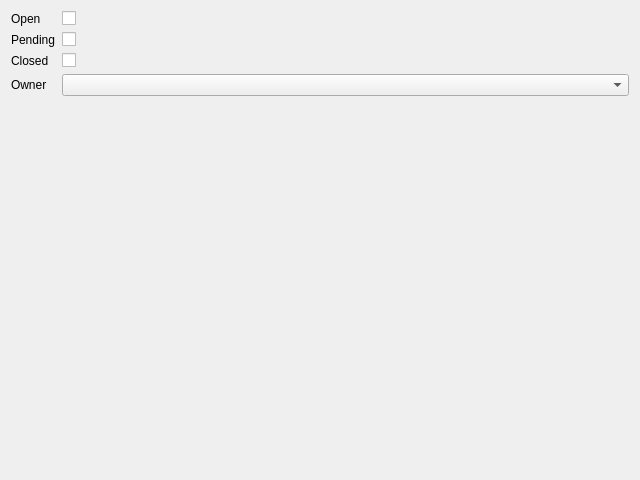
<?xml version="1.0" encoding="UTF-8"?>
<ui version="4.0">
 <class>StatusFilters</class>
 <widget class="QDialog" name="StatusFilters">
  <property name="geometry">
   <rect>
    <x>0</x>
    <y>0</y>
    <width>640</width>
    <height>480</height>
   </rect>
  </property>
  <property name="windowTitle">
   <string>Status</string>
  </property>
  <layout class="QFormLayout" name="formLayout">
   <item row="0" column="0">
    <widget class="QLabel" name="label_openCheck">
     <property name="text">
      <string>Open</string>
     </property>
     <property name="buddy">
      <cstring>openCheck</cstring>
     </property>
    </widget>
   </item>
   <item row="0" column="1">
    <widget class="QCheckBox" name="openCheck"/>
   </item>
   <item row="1" column="0">
    <widget class="QLabel" name="label_pendingCheck">
     <property name="text">
      <string>Pending</string>
     </property>
     <property name="buddy">
      <cstring>pendingCheck</cstring>
     </property>
    </widget>
   </item>
   <item row="1" column="1">
    <widget class="QCheckBox" name="pendingCheck"/>
   </item>
   <item row="2" column="0">
    <widget class="QLabel" name="label_closedCheck">
     <property name="text">
      <string>Closed</string>
     </property>
     <property name="buddy">
      <cstring>closedCheck</cstring>
     </property>
    </widget>
   </item>
   <item row="2" column="1">
    <widget class="QCheckBox" name="closedCheck"/>
   </item>
   <item row="3" column="0">
    <widget class="QLabel" name="label_ownerCombo">
     <property name="text">
      <string>Owner</string>
     </property>
     <property name="buddy">
      <cstring>ownerCombo</cstring>
     </property>
    </widget>
   </item>
   <item row="3" column="1">
    <widget class="QComboBox" name="ownerCombo"/>
   </item>
  </layout>
 </widget>
 <tabstops>
  <tabstop>openCheck</tabstop>
  <tabstop>pendingCheck</tabstop>
  <tabstop>closedCheck</tabstop>
  <tabstop>ownerCombo</tabstop>
 </tabstops>
 <resources/>
 <connections/>
</ui>
